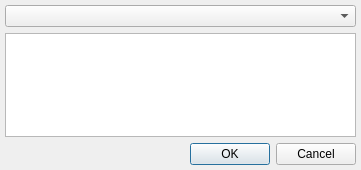
<?xml version="1.0" encoding="UTF-8"?>
<ui version="4.0">
 <class>UserMoodDialog</class>
 <widget class="QDialog" name="UserMoodDialog">
  <property name="geometry">
   <rect>
    <x>0</x>
    <y>0</y>
    <width>361</width>
    <height>170</height>
   </rect>
  </property>
  <layout class="QVBoxLayout" name="verticalLayout">
   <property name="margin">
    <number>5</number>
   </property>
   <item>
    <widget class="QComboBox" name="cmbMood"/>
   </item>
   <item>
    <widget class="QPlainTextEdit" name="pteText"/>
   </item>
   <item>
    <widget class="QDialogButtonBox" name="dbbButtons">
     <property name="standardButtons">
      <set>QDialogButtonBox::Cancel|QDialogButtonBox::Ok</set>
     </property>
    </widget>
   </item>
  </layout>
 </widget>
 <layoutdefault spacing="6" margin="11"/>
 <resources/>
 <connections/>
</ui>
